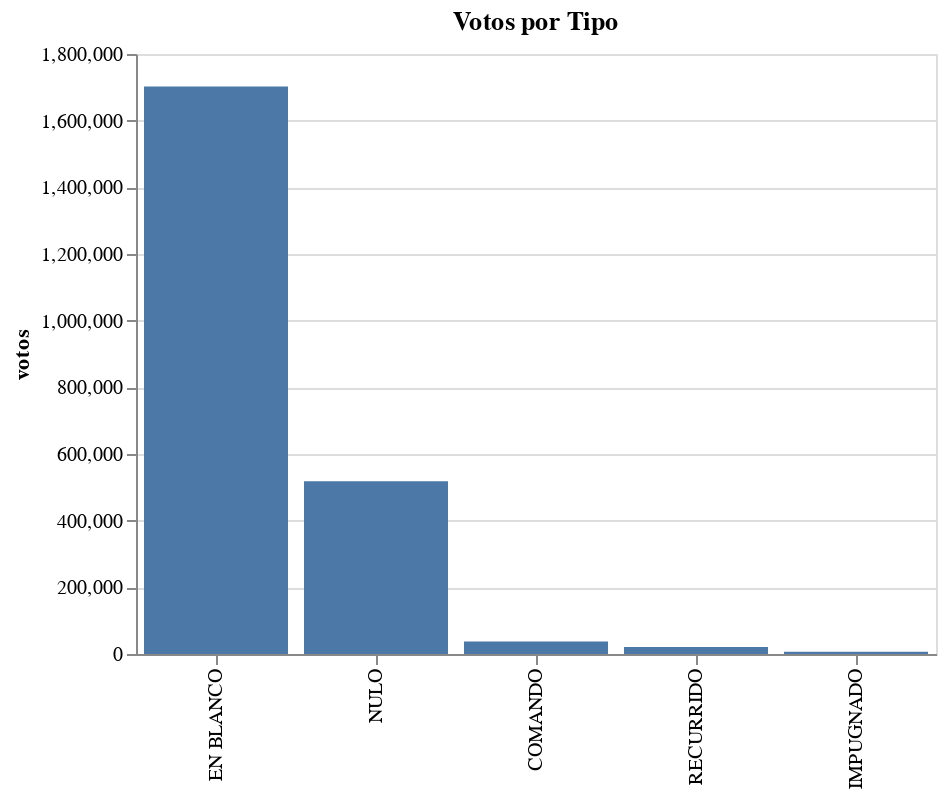

The notebook cell saved with this chart:
### Markdown cell above
#### abril

### Code cell
# ¿Por que razones el voto no sumo a ningun partido?

no_positivos = duckdb.sql("""
    SELECT votos_tipo, SUM(votos_cantidad) AS votos 
    FROM read_parquet('ResultadosElectorales_*.parquet') 
    WHERE cargo_id = 1 AND votos_tipo != 'POSITIVO'
    GROUP BY 1
""").df()
no_positivos

chart = alt.Chart(no_positivos).mark_bar().encode(
    x=alt.X('votos_tipo:N', sort='-y',title=None),
    y='votos:Q'
).properties(
    title='Votos por Tipo',
    width=400
)

chart

### Figure 1 — Vega-Lite specification as saved in the notebook (floating-point values rounded to 4 significant figures)
{"config": {"view": {"continuousWidth": 300, "continuousHeight": 300}}, "data": {"name": "data-0b39c66ce0c83d3410c40e9988444bd2"}, "mark": {"type": "bar"}, "encoding": {"x": {"field": "votos_tipo", "sort": "-y", "title": null, "type": "nominal"}, "y": {"field": "votos", "type": "quantitative"}}, "title": "Votos por Tipo", "width": 400, "$schema": "https://vega.github.io/schema/vega-lite/v5.15.1.json", "datasets": {"data-0b39c66ce0c83d3410c40e9988444bd2": [{"votos_tipo": "NULO", "votos": 517900.0}, {"votos_tipo": "IMPUGNADO", "votos": 7106.0}, {"votos_tipo": "EN BLANCO", "votos": 1703000.0}, {"votos_tipo": "RECURRIDO", "votos": 20950.0}, {"votos_tipo": "COMANDO", "votos": 37720.0}]}}
